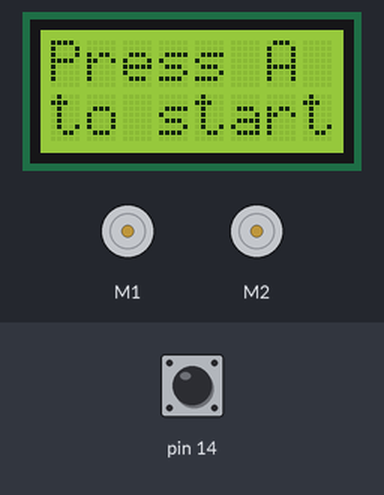
The sketch below on a simulated Arduino Leonardo, built with avr-gcc and run on an emulated ATmega32U4. Shown: 8×2 character LCD, 2 × DC motor (green arrow = forward, orange = backward, longer = faster). Inputs (shaded band) come from the test bench; at power-on: pin 14 HIGH. What the sketch prints to the serial monitor is not drawn.

Above: at 0.8 s.
0.9 s: pin 14 pulled LOW for 0.15 s
At 2.6 s:
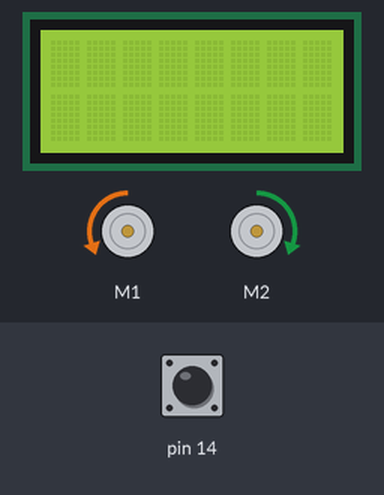
Timing chart, 0 to 10.0 s (numbered marks = the images above; inputs shaded):
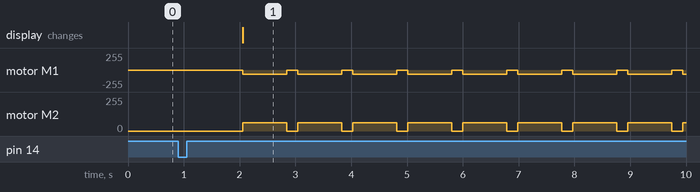

The sketch:

Pololu_drive_turn.ino
```cpp
#include <Zumo32U4.h> //Including Zumo library

//Calling motors, buttonA og LCD
Zumo32U4Motors motors;
Zumo32U4ButtonA buttonA;
Zumo32U4LCD lcd;

void setup() {
  // writing to LCD
  lcd.clear();
  lcd.print("Press A");
  lcd.gotoXY(0,1);
  lcd.print("to start");
  //wait for the button to be pressed
  buttonA.waitForButton();
  //waiting for the user to get away
  delay(1000);
  //clearing the LCD
  lcd.clear();
  Serial.println("ykugbly");
}

void loop() {
  //turning on the green led
  ledGreen(1);
  //making the robot drive forward
  motors.setSpeeds(-100, 100);//Forward
  delay(785);
  motors.setSpeeds(0,0);
  delay(200);


 }
```

Measured:
- after the input at 0.9 s, motor M1: alternates backward 63/255 for 0.79 s and stopped for 0.20 s, starting after 1.2 s; motor M2: alternates forward 63/255 for 0.79 s and stopped for 0.20 s, starting after 1.2 s; the display: changes after 1.2 s (image 1)
